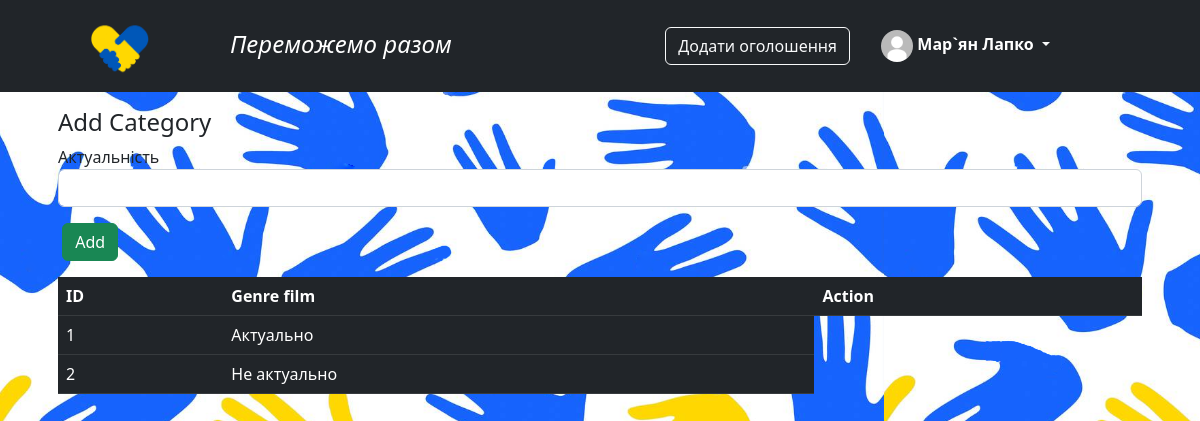
The page /post/add_status (signed in) on the database its author committed.
### app/auth/models.py (models this page shows, shortened)
class User(db.Model, UserMixin):
    id = db.Column(db.Integer, primary_key=True)
    username = db.Column(db.String(20), unique=True, nullable=False)
    email = db.Column(db.String(120), unique=True, nullable=False)
    password = db.Column(db.String(60), nullable=False)
    image_file = db.Column(db.String(60), nullable=False, default='../static/profile_pictures/default.jpg')
    about_me = db.Column(db.Text, nullable=True)
    last_date = db.Column(db.DateTime, default=db.func.now())

### app/posts/models.py (models this page shows)
class Statuspost(db.Model):
    id = db.Column(db.Integer, primary_key=True)
    status = db.Column(db.String(30), nullable=False)
    post = db.relationship('Posts', backref='status', lazy=True)

### app/posts/view.py (the view)
@post_blueprint.route('/add_status', methods=['GET', 'POST'])
def add_status():
    form = StatusForm()
    if form.validate_on_submit():
        status = Statuspost(status=form.status.data)
        db.session.add(status)
        db.session.commit()
        return redirect(url_for('.add_status'))
    statuses = Statuspost.query.all()
    return render_template('add_status.html', statuses=statuses, form=form)

### app/posts/forms.py
class StatusForm(FlaskForm):
    status = StringField('Актуальність', validators=[DataRequired(), Length(min=0, max=30)])
    submit = SubmitField('')

### app/auth/models.py (called while the page is built)
@login_manager.user_loader
def user_loader(user_id):
    return User.query.get(int(user_id))

### app/posts/templates/add_status.html (shortened to what this page needs)
{% from "_render_field.html" import render_field %}
{% extends 'base.html' %}
{% block content %}
<div class="container">
    <div class="row">
        <div class="col md-12">
            <div class="jumbotron p-3">
                <div>
                    <div>
                        <h4>Add Category</h4>
                    </div>
                    <div>
                        <form action="{{url_for('post.add_status')}}" method="POST">
                            <div class="form-group">
                                {{ render_field(form.status, class="form-control") }}
                            </div>
                            <div class="form-group">
                                {{ render_field(form.submit, class="btn btn-success", value="Add") }}
                            </div>
                        </form>
                    </div>
                </div>
                <table class="table table-hover table-dark">
                    <tr>
                        <th>ID</th>
                        <th>Genre film</th>
                        <th>Action</th>
                    </tr>
                    {% for status in statuses %}
                    <tr>
                        <td>{{status.id}}</td>
                        <td>{{status.status}}</td>
                    </tr>
                    {% endfor %}
                </table>
            </div>
        </div>
    </div>
</div>
{% endblock %}

### app/templates/base.html (shortened to what this page needs)
<html>
<head>
    <link href="https://cdn.jsdelivr.net/npm/bootstrap@5.2.2/dist/css/bootstrap.min.css" rel="stylesheet"
>
</head>
<body>
<header class="p-3 text-bg-dark">
    <div class="container">
        <div class="d-flex flex-wrap align-items-center justify-content-center justify-content-lg-start">
            <a href="{{ url_for('post.view_post') }}"
               class="d-flex align-items-center mb-2 mb-lg-0 text-white text-decoration-none">
                <svg class="bi me-2" width="40" height="32"></svg>
                <img src="../static/brand3_11.png" width="60" height="60">
                <h4 class="h4">Переможемо разом</h4>
            </a>
            {% if current_user.is_authenticated %}
                <div style="position: absolute; right: 350px;">
                    <a class="btn btn-outline-light" href="{{ url_for('post.create_post') }}">Додати оголошення</a>
                </div>
            {% else %}
                <div class="div_login">
                    <a class="btn btn-outline-light me-2" href="{{ url_for('auth.login') }}">Вхід</a>
                    <a class="btn btn-warning" href="{{ url_for('auth.signup') }}">Реєстрація</a>
                </div>
            {% endif %}
            {% if current_user.is_authenticated %}
                <div class="show-on-hover dropdown" style="position: absolute; right: 150px;">
                    <a href="#" class="d-block link-light text-decoration-none dropdown-toggle"
                       data-bs-toggle="dropdown"
                       aria-expanded="false">
                        <img src="../static/profile_pics/{{ current_user.image_file }}" alt="mdo" width="32" height="32"
                             class="rounded-circle">
                        <strong class="text-bg-dark">{{ current_user.username }}</strong>
                    </a>
                </div>
            {% endif %}
        </div>
    </div>
</header>
{% block content %}
{% endblock %}
</body>
</html>

### app/templates/base.html (style rules this page uses)
.h4 { position: absolute; top: 30px; left: 230px; font-style: italic; }

### app/posts/templates/add_status.html (style rules this page uses)
body { background-image: url(../../static/fon_3.png); }

### rows shown on the page
User: image_file (placeholder picture), username "Мар`ян Лапко"
Statuspost: id "1", status "Актуально"
Statuspost: id "2", status "Не актуально"

### other values the page prints
{{ field.label }} "Актуальність"
